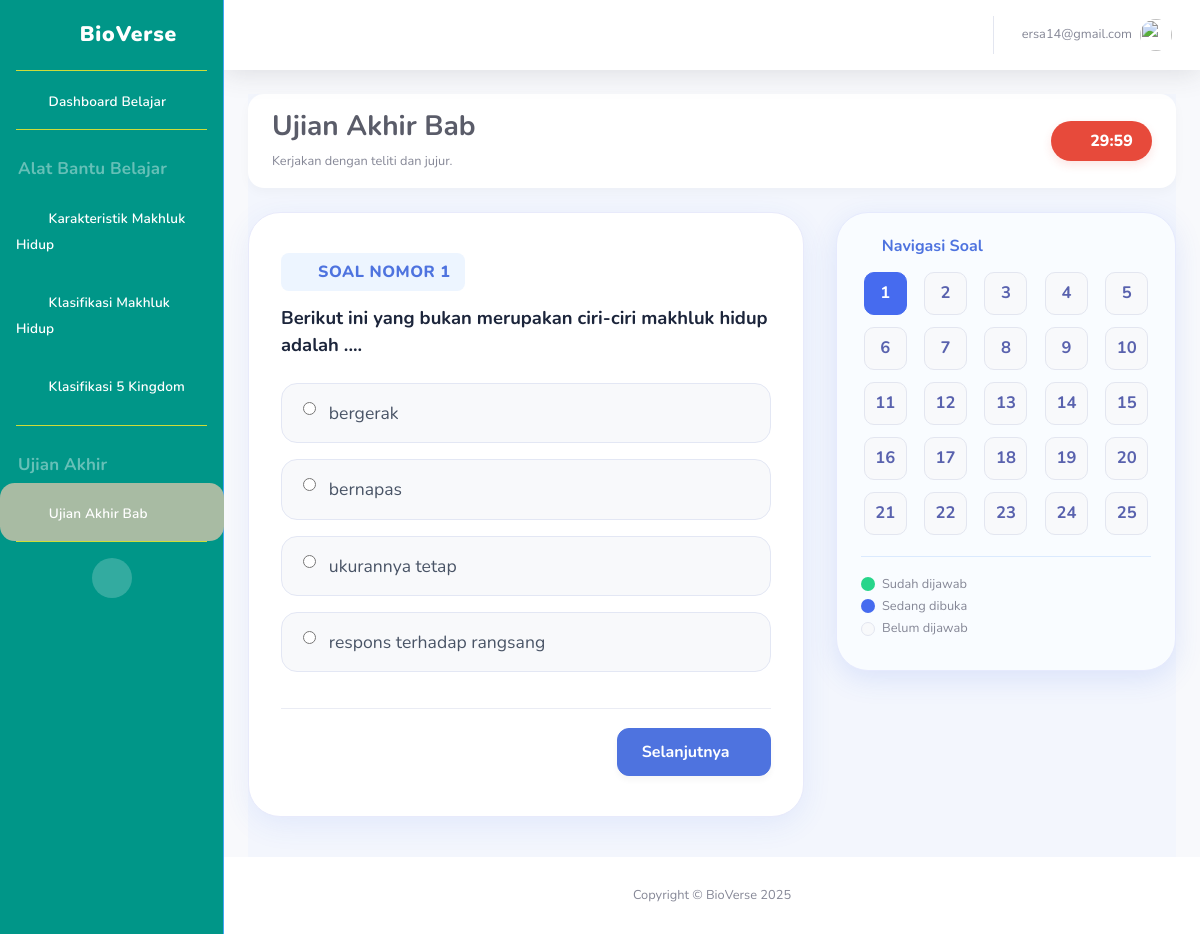
Page /pengayaan/1/?mulai=true (signed in) on the committed database.
### main/models.py (models this page shows, shortened)
class SoalPengayaan(models.Model):
    judul = models.CharField(max_length=200, default="Ujian Akhir Bab")

class PertanyaanPengayaan(models.Model):
    pengayaan = models.ForeignKey(SoalPengayaan, on_delete=models.CASCADE, related_name='pertanyaan_set')
    teks_pertanyaan = models.TextField()
    explanation = models.TextField(blank=True, null=True, help_text="Penjelasan/Feedback untuk jawaban yang benar")
    TIPE_SOAL_CHOICES = [
        ('PG', 'Pilihan Ganda'),
        ('ISIAN', 'Isian Singkat'),
    ]
    tipe = models.CharField(max_length=10, choices=TIPE_SOAL_CHOICES, default='PG')
    kunci_jawaban_isian = models.CharField(
        max_length=255,
        blank=True,
        null=True,
        help_text="Isi kunci jawaban di sini jika tipe soal adalah Isian (tidak case-sensitive)."
    )

class PilihanPengayaan(models.Model):
    pertanyaan = models.ForeignKey(PertanyaanPengayaan, on_delete=models.CASCADE, related_name='pilihan_set')
    teks_pilihan = models.CharField(max_length=200)
    is_benar = models.BooleanField(default=False)

### main/views.py (the view)
# urls.py: path('pengayaan/<int:pengayaan_id>/', views.pengayaan_view, name='pengayaan'),
@login_required
def pengayaan_view(request, pengayaan_id):
    pengayaan = get_object_or_404(SoalPengayaan, id=pengayaan_id)
    progress = get_object_or_404(SiswaProgress, siswa=request.user)
    if not progress.latihan_3_completed:
        messages.error(request, "Selesaikan semua latihan sub-bab terlebih dahulu!")
        return redirect("siswa_dashboard")
    if request.GET.get("mulai") == "true":
        pertanyaan = pengayaan.pertanyaan_set.all()
        context = {
            "pengayaan": pengayaan,
            "pertanyaan": pertanyaan  # <--- INI YANG SEBELUMNYA HILANG
        }
        return render(request, "main/siswa/pengayaan.html", context)
    else:
        context = {"pengayaan": pengayaan}
        return render(request, "main/siswa/pengayaan_petunjuk.html", context)

### main/templates/main/siswa/pengayaan.html (shortened to what this page needs)
{% extends 'main/base.html' %}
{% load static %}
{% block content %}
<div class="quiz-bab-container">
    <div class="quiz-bab-header">
        <div>
            <h1 class="h3 text-gray-800 mb-1 font-weight-bold">{{ pengayaan.judul }}</h1>
            <small class="text-muted">Kerjakan dengan teliti dan jujur.</small>
        </div>
        <div class="quiz-bab-timer">
            <i class="fas fa-clock"></i> <span id="timer-display">30:00</span>
        </div>
    </div>
    <form id="quiz-form" action="{% url 'submit_pengayaan' pengayaan.id %}" method="POST">
        <div class="quiz-bab-wrapper">
            <div class="quiz-bab-main">
                <div class="quiz-bab-card">
                    {% for pertanyaan in pertanyaan %}
                    <div class="question-container {% if forloop.first %}active{% endif %}"
                         id="question-{{ forloop.counter }}"
                         data-index="{{ forloop.counter0 }}"
                         data-id="{{ pertanyaan.id }}">
                        <div class="quiz-bab-meta">
                            <i class="fas fa-list-ol mr-1"></i> Soal Nomor {{ forloop.counter }}
                        </div>
                        <p class="quiz-bab-text">{{ pertanyaan.teks_pertanyaan }}</p>
                        {% if pertanyaan.tipe == 'PG' %}
                        <div class="choices">
                            {% for pilihan in pertanyaan.pilihan_set.all %}
                            <label class="quiz-bab-choice-label">
                                <input type="radio"
                                    name="pertanyaan_{{ pertanyaan.id }}"
                                    value="{{ pilihan.id }}"
                                    onchange="markAnswered({{ forloop.parentloop.counter }})">
                                <span>{{ pilihan.teks_pilihan }}</span>
                            </label>
                            {% endfor %}
                        </div>
                        {% endif %}
                    </div>
                    {% empty %}
                    <div class="alert alert-info text-center p-5">
                        <i class="fas fa-exclamation-circle fa-2x mb-3 text-gray-400"></i><br>
                        Belum ada soal yang ditambahkan untuk ujian ini.
                    </div>
                    {% endfor %}
                    <div class="quiz-bab-navbuttons">
                        <button type="button" id="next-btn" class="btn btn-primary quiz-bab-btnnav" onclick="changeQuestion(1)">
                            Selanjutnya <i class="fas fa-arrow-right ml-1"></i>
                        </button>
                    </div>
                </div>
            </div>
            <div class="quiz-bab-sidebar">
                <div class="quiz-bab-navcard">
                    <h6 class="font-weight-bold text-primary mb-3">
                        <i class="fas fa-th mr-1"></i> Navigasi Soal
                    </h6>
                    <div class="quiz-bab-navgrid">
                        {% for pertanyaan in pertanyaan %}
                        <div class="quiz-bab-navitem {% if forloop.first %}active{% endif %}"
                             id="nav-item-{{ forloop.counter }}"
                             onclick="jumpToQuestion({{ forloop.counter0 }})">
                            {{ forloop.counter }}
                        </div>
                        {% endfor %}
                    </div>
                    <hr/>
                    <div style="margin-bottom:8px;">
                        <small class="d-flex align-items-center" style="margin-bottom:3px;">
                            <span style="width: 14px; height: 14px; background: #27d58a; border-radius:50%; display:inline-block; margin-right:7px;"></span> Sudah dijawab
                        </small>
                        <small class="d-flex align-items-center" style="margin-bottom:3px;">
                            <span style="width: 14px; height: 14px; background: #466bef; border-radius:50%; display:inline-block; margin-right:7px;"></span> Sedang dibuka
                        </small>
                        <small class="d-flex align-items-center">
                            <span style="width: 14px; height: 14px; background: #f8f9fb; border: 1.5px solid #e3e6f0; border-radius:50%; display:inline-block; margin-right:7px;"></span> Belum dijawab
                        </small>
                    </div>
                </div>
            </div>
        </div>
    </form>
</div>
{% endblock %}

### main/templates/main/base.html (shortened to what this page needs)
{% load static %}
{% load custom_tags %}
<!DOCTYPE html>
<html lang="id">
    <head>
        <link href="{% static 'vendor/fontawesome-free/css/all.min.css' %}"
              rel="stylesheet"
              type="text/css">
        <link href="{% static 'css/sb-admin-2.min.css' %}" rel="stylesheet">
    </head>
    <body id="page-top">
        <div id="wrapper">
            <ul class="navbar-nav sidebar sidebar-dark accordion"
                id="accordionSidebar">
                <a class="sidebar-brand d-flex align-items-center justify-content-center"
                   href="{% if user.profile.role == 'SISWA' %}{% url 'siswa_dashboard' %}{% else %}{% url 'guru_dashboard' %}{% endif %}">
                    <div class="sidebar-brand-icon d-flex align-items-center justify-content-center">
                        <i class="fas fa-seedling"></i>
                    </div>
                    <div class="sidebar-brand-text mx-3">BioVerse</div>
                </a>
                <hr class="sidebar-divider my-0">
                {% if user.profile.role == 'SISWA' %}
                    <li class="nav-item {% if request.resolver_match.url_name == 'siswa_dashboard' %}active{% endif %}">
                        <a class="nav-link" href="{% url 'siswa_dashboard' %}">
                            <i class="fas fa-home"></i>
                            <span>Dashboard Belajar</span></a>
                    </li>
                    <hr class="sidebar-divider">
                    <div class="sidebar-heading">Alat Bantu Belajar</div>
                    <li class="nav-item">
                        <a class="nav-link collapsed"
                           href="#"
                           data-toggle="collapse"
                           data-target="#collapseSubBab1"
                           aria-expanded="true"
                           aria-controls="collapseSubBab1">
                            <i class="fas fa-book-open"></i>
                            <span>Karakteristik Makhluk Hidup</span>
                        </a>
                                {% get_latihan_id 1 as latihan_1_id %}
                    </li>
                    <li class="nav-item">
                        <a class="nav-link collapsed"
                           href="#"
                           data-toggle="collapse"
                           data-target="#collapseSubBab2"
                           aria-expanded="true"
                           aria-controls="collapseSubBab2">
                            <i class="fas fa-sitemap"></i>
                            <span>Klasifikasi Makhluk Hidup</span>
                        </a>
                                {% get_latihan_id 2 as latihan_2_id %}
                    </li>
                    <li class="nav-item">
                        <a class="nav-link collapsed"
                           href="#"
                           data-toggle="collapse"
                           data-target="#collapseSubBab3"
                           aria-expanded="true"
                           aria-controls="collapseSubBab3">
                            <i class="fas fa-seedling"></i>
                            <span>Klasifikasi 5 Kingdom</span>
                        </a>
                                {% get_latihan_id 3 as latihan_3_id %}
                    </li>
                    <hr class="sidebar-divider">
                    <div class="sidebar-heading">Ujian Akhir</div>
                    <li class="nav-item {% if request.resolver_match.url_name == 'pengayaan' %}active{% endif %}">
                        {% get_pengayaan_id as pengayaan_id %}
                        <a class="nav-link" href="{% url 'pengayaan' pengayaan_id %}">
                            <i class="fas fa-flag"></i>
                            <span>Ujian Akhir Bab</span>
                        </a>
                    </li>
                {% endif %}
                <hr class="sidebar-divider d-none d-md-block">
                <div class="text-center d-none d-md-inline">
                    <button class="rounded-circle border-0" id="sidebarToggle"></button>
                </div>
            </ul>
            <div id="content-wrapper" class="d-flex flex-column">
                <div id="content">
                    <nav class="navbar navbar-expand navbar-light bg-white topbar mb-4 static-top shadow">
                        <ul class="navbar-nav ml-auto">
                            <li class="nav-item dropdown no-arrow">
                                <a class="nav-link dropdown-toggle"
                                   href="#"
                                   id="userDropdown"
                                   role="button"
                                   data-toggle="dropdown"
                                   aria-haspopup="true"
                                   aria-expanded="false">
                                    <span class="mr-2 d-none d-lg-inline text-gray-600 small">{{ user.username }}</span>
                                    <img class="img-profile rounded-circle"
                                         src="{% static 'img/undraw_profile.svg' %}">
                                </a>
                            </li>
                        </ul>
                    </nav>
                    <div class="container-fluid">
                        {% block content %}{% endblock %}
                    </div>
                </div>
                <footer class="sticky-footer bg-white">
                    <div class="container my-auto">
                        <div class="copyright text-center my-auto">
                            <span>Copyright &copy; BioVerse 2025</span>
                        </div>
                    </div>
                </footer>
            </div>
        </div>
    </body>
</html>

### rows in the picture
SoalPengayaan: judul "Ujian Akhir Bab"
PertanyaanPengayaan: teks_pertanyaan "Berikut ini yang bukan merupakan ciri-ciri makhluk hidup adalah ...."
PilihanPengayaan: teks_pilihan "bergerak"
PilihanPengayaan: teks_pilihan "bernapas"
PilihanPengayaan: teks_pilihan "ukurannya tetap"
PilihanPengayaan: teks_pilihan "respons terhadap rangsang"

### other values in the picture
{{ user.username }} "ersa14@gmail.com"
